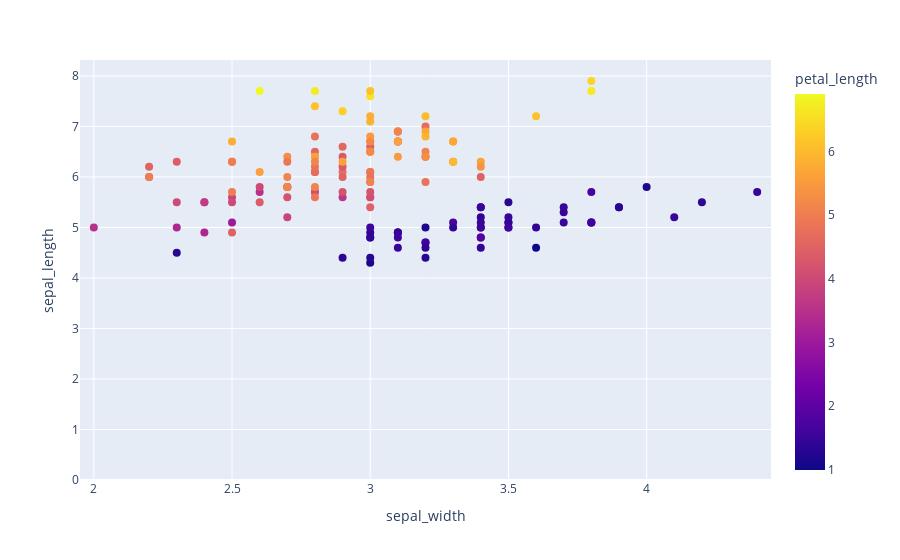

The cell this chart's notebook holds for it:
### Code cell
fig = px.scatter(data_frame=df, x='sepal_width', y='sepal_length', color='petal_length')
fig.update_traces(marker_size=8)
fig.update_layout(scattermode="group") # рассеивание точек
iplot(fig)

### Figure 1 — Plotly figure (JSON) as saved in the notebook; plotly's stock layout.template omitted (floating-point values rounded to 4 significant figures; data arrays with more than 128 entries replaced by an {"elided": "..."} marker saying what was removed)
{"data": [{"hovertemplate": "sepal_width=%{x}<br>sepal_length=%{y}<br>petal_length=%{marker.color}<extra></extra>", "legendgroup": "", "marker": {"color": {"elided": "150 float values"}, "coloraxis": "coloraxis", "size": 8, "symbol": "circle"}, "mode": "markers", "name": "", "orientation": "v", "showlegend": false, "type": "scatter", "x": {"elided": "150 float values"}, "xaxis": "x", "y": {"elided": "150 float values"}, "yaxis": "y"}], "layout": {"coloraxis": {"colorbar": {"title": {"text": "petal_length"}}, "colorscale": [[0, "#0d0887"], [0.1111, "#46039f"], [0.2222, "#7201a8"], [0.3333, "#9c179e"], [0.4444, "#bd3786"], [0.5556, "#d8576b"], [0.6667, "#ed7953"], [0.7778, "#fb9f3a"], [0.8889, "#fdca26"], [1, "#f0f921"]]}, "legend": {"tracegroupgap": 0}, "margin": {"t": 60}, "scattermode": "group", "xaxis": {"anchor": "y", "domain": [0, 1], "title": {"text": "sepal_width"}}, "yaxis": {"anchor": "x", "domain": [0, 1], "title": {"text": "sepal_length"}}}}
